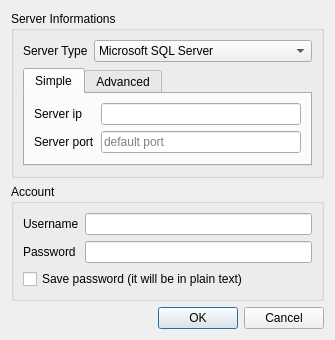
<?xml version="1.0" encoding="UTF-8"?>
<ui version="4.0">
 <class>SqlConfigDialog</class>
 <widget class="QDialog" name="SqlConfigDialog">
  <property name="geometry">
   <rect>
    <x>0</x>
    <y>0</y>
    <width>335</width>
    <height>305</height>
   </rect>
  </property>
  <property name="windowTitle">
   <string comment="Dialogbox title">SQL Configuration</string>
  </property>
  <layout class="QGridLayout" name="gridLayout_2">
   <item row="0" column="0">
    <widget class="QGroupBox" name="serverInfoGroup">
     <property name="title">
      <string comment="Groupbox title">Server Informations</string>
     </property>
     <layout class="QGridLayout" name="gridLayout">
      <item row="0" column="0">
       <widget class="QLabel" name="serverTypeLabel">
        <property name="text">
         <string comment="Label">Server Type</string>
        </property>
       </widget>
      </item>
      <item row="0" column="1">
       <widget class="QComboBox" name="serverTypeCombo">
        <property name="sizePolicy">
         <sizepolicy hsizetype="Expanding" vsizetype="Fixed">
          <horstretch>0</horstretch>
          <verstretch>0</verstretch>
         </sizepolicy>
        </property>
        <item>
         <property name="text">
          <string notr="true">Microsoft SQL Server</string>
         </property>
        </item>
        <item>
         <property name="text">
          <string notr="true">ProsgreSQL</string>
         </property>
        </item>
       </widget>
      </item>
      <item row="1" column="0" colspan="2">
       <widget class="QTabWidget" name="tabWidget">
        <property name="currentIndex">
         <number>0</number>
        </property>
        <widget class="QWidget" name="simpleTab">
         <attribute name="title">
          <string>Simple</string>
         </attribute>
         <layout class="QFormLayout" name="formLayout_3">
          <property name="fieldGrowthPolicy">
           <enum>QFormLayout::AllNonFixedFieldsGrow</enum>
          </property>
          <item row="0" column="0">
           <widget class="QLabel" name="serverIpLabel">
            <property name="text">
             <string comment="Label">Server ip</string>
            </property>
           </widget>
          </item>
          <item row="0" column="1">
           <widget class="QLineEdit" name="serverIpEdit"/>
          </item>
          <item row="1" column="0">
           <widget class="QLabel" name="serverPortLabel">
            <property name="text">
             <string>Server port</string>
            </property>
           </widget>
          </item>
          <item row="1" column="1">
           <widget class="QLineEdit" name="serverPortEdit">
            <property name="placeholderText">
             <string>default port</string>
            </property>
           </widget>
          </item>
         </layout>
        </widget>
        <widget class="QWidget" name="advancedTab">
         <attribute name="title">
          <string>Advanced</string>
         </attribute>
         <layout class="QFormLayout" name="formLayout_2">
          <property name="fieldGrowthPolicy">
           <enum>QFormLayout::AllNonFixedFieldsGrow</enum>
          </property>
          <item row="0" column="0">
           <widget class="QLabel" name="connectionStringLabel">
            <property name="text">
             <string>Connection string</string>
            </property>
           </widget>
          </item>
          <item row="1" column="0" colspan="2">
           <widget class="QLineEdit" name="connectionStringEdit"/>
          </item>
         </layout>
        </widget>
       </widget>
      </item>
     </layout>
    </widget>
   </item>
   <item row="1" column="0">
    <widget class="QGroupBox" name="accountGroup">
     <property name="title">
      <string comment="Groupbox title">Account</string>
     </property>
     <layout class="QFormLayout" name="formLayout">
      <item row="1" column="1">
       <widget class="QLineEdit" name="passwordEdit">
        <property name="echoMode">
         <enum>QLineEdit::Password</enum>
        </property>
       </widget>
      </item>
      <item row="1" column="0">
       <widget class="QLabel" name="passwordLabel">
        <property name="text">
         <string comment="Label">Password</string>
        </property>
       </widget>
      </item>
      <item row="0" column="0">
       <widget class="QLabel" name="usernameLabel">
        <property name="text">
         <string comment="Label">Username</string>
        </property>
       </widget>
      </item>
      <item row="0" column="1">
       <widget class="QLineEdit" name="usernameEdit"/>
      </item>
      <item row="2" column="0" colspan="2">
       <widget class="QCheckBox" name="passwordSaveCheck">
        <property name="text">
         <string comment="Checkbox">Save password (it will be in plain text)</string>
        </property>
       </widget>
      </item>
     </layout>
    </widget>
   </item>
   <item row="2" column="0">
    <widget class="QDialogButtonBox" name="confirmationButtons">
     <property name="orientation">
      <enum>Qt::Horizontal</enum>
     </property>
     <property name="standardButtons">
      <set>QDialogButtonBox::Cancel|QDialogButtonBox::Ok</set>
     </property>
    </widget>
   </item>
  </layout>
 </widget>
 <tabstops>
  <tabstop>serverIpEdit</tabstop>
  <tabstop>serverPortEdit</tabstop>
  <tabstop>usernameEdit</tabstop>
  <tabstop>passwordEdit</tabstop>
  <tabstop>passwordSaveCheck</tabstop>
  <tabstop>serverTypeCombo</tabstop>
  <tabstop>tabWidget</tabstop>
  <tabstop>connectionStringEdit</tabstop>
 </tabstops>
 <resources/>
 <connections>
  <connection>
   <sender>confirmationButtons</sender>
   <signal>accepted()</signal>
   <receiver>SqlConfigDialog</receiver>
   <slot>accept()</slot>
   <hints>
    <hint type="sourcelabel">
     <x>266</x>
     <y>332</y>
    </hint>
    <hint type="destinationlabel">
     <x>157</x>
     <y>274</y>
    </hint>
   </hints>
  </connection>
  <connection>
   <sender>confirmationButtons</sender>
   <signal>rejected()</signal>
   <receiver>SqlConfigDialog</receiver>
   <slot>reject()</slot>
   <hints>
    <hint type="sourcelabel">
     <x>320</x>
     <y>332</y>
    </hint>
    <hint type="destinationlabel">
     <x>286</x>
     <y>274</y>
    </hint>
   </hints>
  </connection>
 </connections>
</ui>
